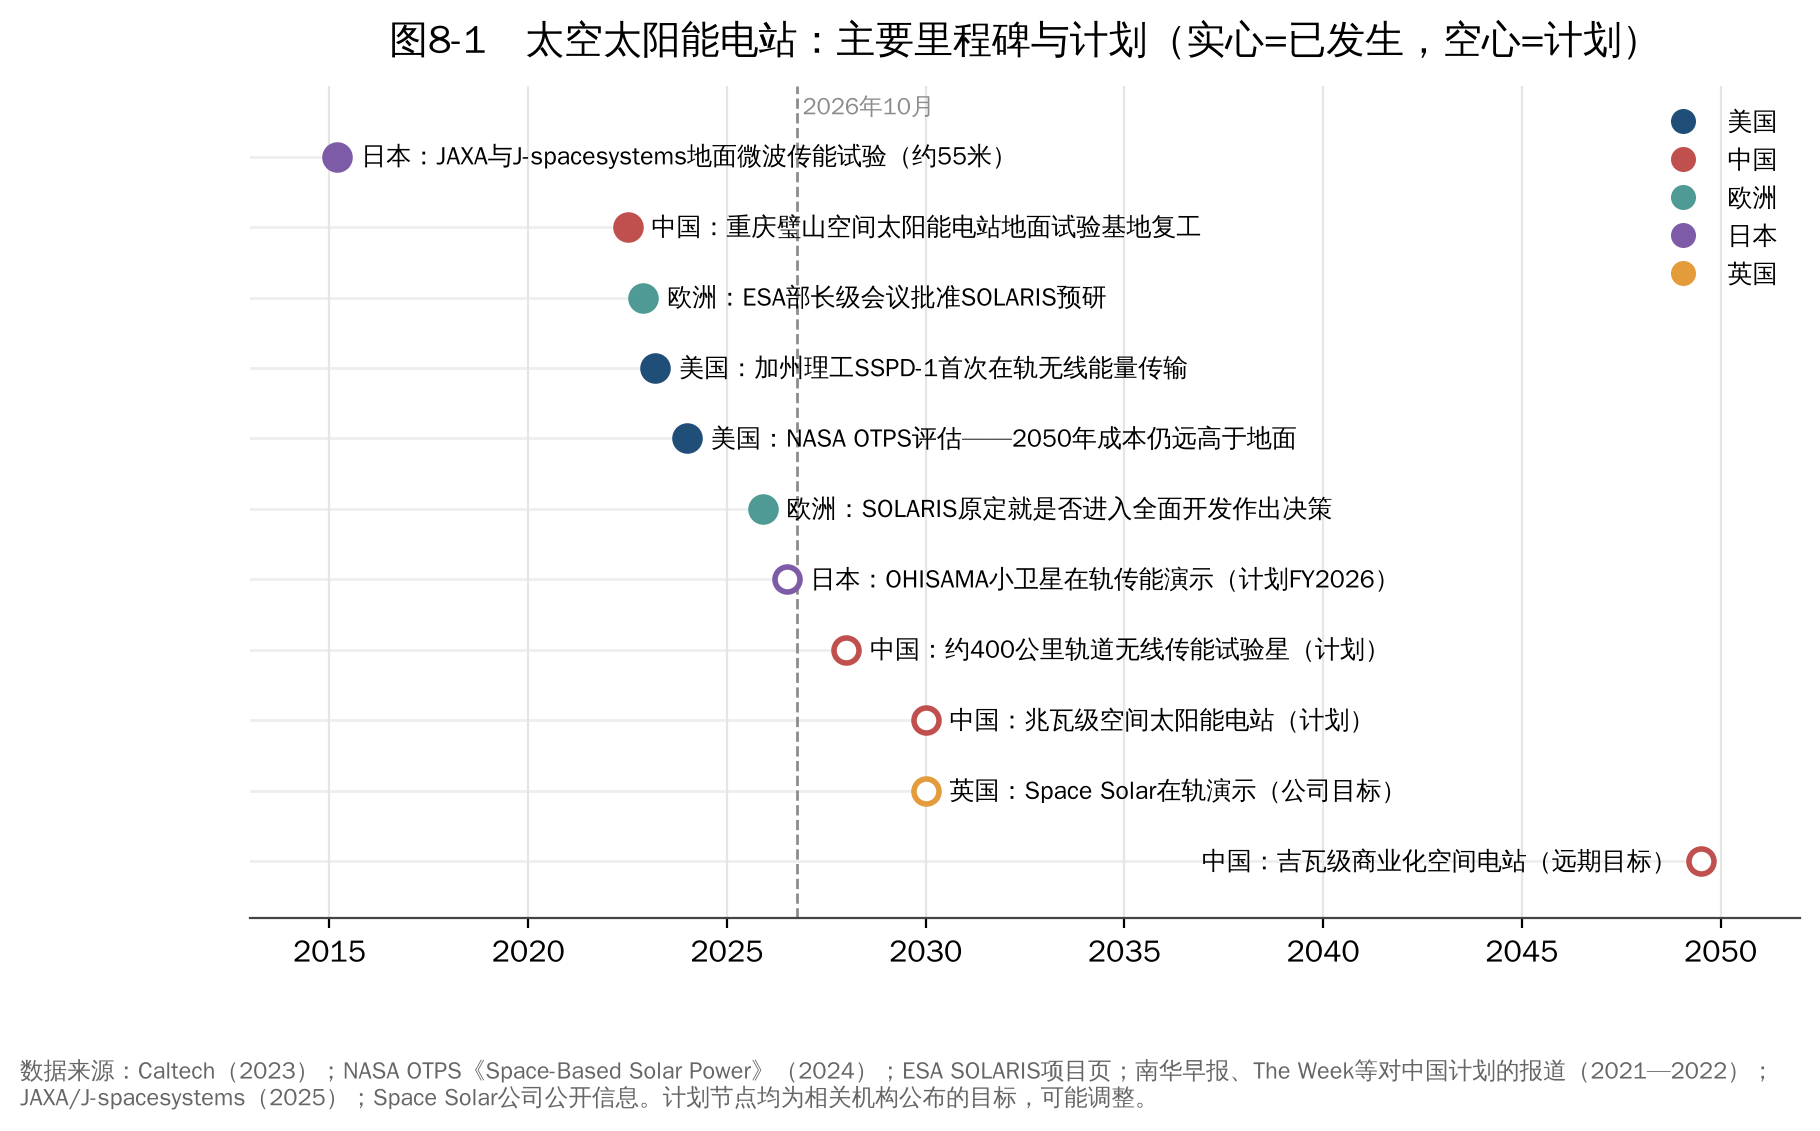

Recreate this plot in Python.
import sys, pathlib
sys.path.insert(0, str(pathlib.Path(__file__).resolve().parents[2] / "common"))
from chartstyle import plt, PALETTE, ACCENT, GREY, save, source_note
from matplotlib.lines import Line2D

colors = {"美国": PALETTE[0], "中国": ACCENT, "欧洲": PALETTE[2], "日本": PALETTE[4], "英国": PALETTE[3]}
# (country, year, label, done)
ev = [
    ("日本", 2015.2, "日本：JAXA与J-spacesystems地面微波传能试验（约55米）", True),
    ("中国", 2022.5, "中国：重庆璧山空间太阳能电站地面试验基地复工", True),
    ("欧洲", 2022.9, "欧洲：ESA部长级会议批准SOLARIS预研", True),
    ("美国", 2023.2, "美国：加州理工SSPD-1首次在轨无线能量传输", True),
    ("美国", 2024.0, "美国：NASA OTPS评估——2050年成本仍远高于地面", True),
    ("欧洲", 2025.9, "欧洲：SOLARIS原定就是否进入全面开发作出决策", True),
    ("日本", 2026.5, "日本：OHISAMA小卫星在轨传能演示（计划FY2026）", False),
    ("中国", 2028.0, "中国：约400公里轨道无线传能试验星（计划）", False),
    ("中国", 2030.0, "中国：兆瓦级空间太阳能电站（计划）", False),
    ("英国", 2030.0, "英国：Space Solar在轨演示（公司目标）", False),
    ("中国", 2049.5, "中国：吉瓦级商业化空间电站（远期目标）", False),
]
fig, ax = plt.subplots(figsize=(10, 5.4))
ax.grid(axis="x"); ax.grid(axis="y", visible=False)
n = len(ev)
for i, (c, x, lab, done) in enumerate(ev):
    y = n - 1 - i
    ax.plot([2013, x], [y, y], color="#EEEEEE", lw=1, zorder=0)
    ax.plot(x, y, "o", ms=9, color=colors[c] if done else "white", mec=colors[c], mew=2, zorder=3)
    ax.text(x + 0.6 if x < 2040 else x - 0.6, y, lab, va="center", ha="left" if x < 2040 else "right", fontsize=9)
ax.axvline(2026.77, color=GREY, ls="--", lw=1)
ax.text(2026.9, n - 0.4, "2026年10月", fontsize=8.5, color=GREY)
ax.set_yticks([]); ax.spines["left"].set_visible(False)
ax.set_xlim(2013, 2052); ax.set_ylim(-0.8, n)
ax.set_xticks([2015, 2020, 2025, 2030, 2035, 2040, 2045, 2050])
handles = [Line2D([], [], marker="o", ls="", color=v, ms=8, label=k) for k, v in colors.items()]
ax.legend(handles=handles, loc="upper right", ncol=1, fontsize=9)
ax.set_title("图8-1　太空太阳能电站：主要里程碑与计划（实心=已发生，空心=计划）")
source_note(fig, "数据来源：Caltech（2023）；NASA OTPS《Space-Based Solar Power》（2024）；ESA SOLARIS项目页；南华早报、The Week等对中国计划的报道（2021—2022）；\nJAXA/J-spacesystems（2025）；Space Solar公司公开信息。计划节点均为相关机构公布的目标，可能调整。")
save(fig, __file__)
